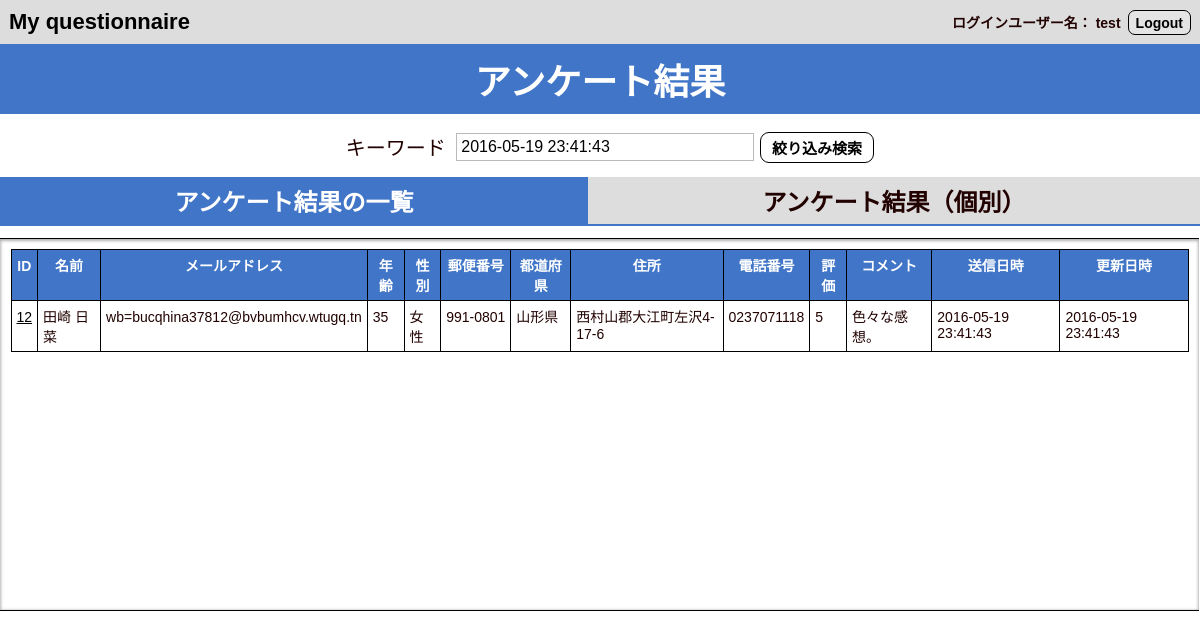
Screenshot of /8/select.php?keyword=2016-05-19 23:41:43 (signed in) with the database file from the repository.
### tables this page shows
CREATE TABLE IF NOT EXISTS `an_table` (
`id` int(12) NOT NULL,
  `name` varchar(64) NOT NULL,
  `mail` varchar(128) NOT NULL,
  `age` tinyint(3) unsigned NOT NULL COMMENT '年齢',
  `sex` enum('男性','女性','無回答','') NOT NULL,
  `postal_1` varchar(10) NOT NULL,
  `postal_2` varchar(10) NOT NULL,
  `region` varchar(10) NOT NULL,
  `address` varchar(128) NOT NULL,
  `tel` varchar(20) NOT NULL,
  `rating` tinyint(1) unsigned NOT NULL,
  `comments` text NOT NULL,
  `date` datetime NOT NULL,
  `date_updated` datetime NOT NULL
);

### 8/lib/h.php (called while the page is built)
<?php
function h($var)
{
  if (is_array($var)) {
    return array_map('h', $var);
  } else {
    return htmlspecialchars($var, ENT_QUOTES, 'UTF-8');
  }
}

### 8/select.php (the view, shortened to what this page needs)
<?php
require_once './login.php';
?>
<?php
$dataHtmlArray = [];
require_once './lib/connectdb.php';
$keyword = "";
if (!isset($_GET["keyword"])) {
    $stmt = $pdo->prepare("SELECT * FROM an_table ORDER BY id DESC LIMIT 5");
} else {
    $keyword = $_GET["keyword"];
    $stmt = $pdo->prepare("SELECT * FROM an_table WHERE concat(id, name, mail, age, sex, postal_1, postal_2, region, address, tel, rating, comments, date, date_updated) LIKE ? ESCAPE '!' ORDER BY id DESC");
    $stmt->bindValue(1, '%' . preg_replace('/(?=[!_%])/', '!', $keyword) . '%', PDO::PARAM_STR);
}
$flag = $stmt->execute();
if ($flag == false) {
    $view = "SQLエラー";
} else {
    while ($result = $stmt->fetch(PDO::FETCH_ASSOC)) {
        $array = [$result['id'], $result['name'], $result['mail'], $result['age'], $result['sex'], $result['postal_1'], $result['postal_2'], $result['region'], $result['address'], $result['tel'], $result['rating'], $result['comments'], $result['date'], $result['date_updated']];
        list($id, $name, $mail, $age, $sex, $postal_1, $postal_2, $region, $address, $tel, $rating, $comments, $date, $date_updated) = $array;
        $dataRowHtml_item = '<td class="id"><a class="updateLink" href="detail.php?id=' . $id . '">' . $id . '</a><td class="name">' . $name . '</td><td class="mail">' . $mail . '</td><td class="age">' . $age . '</td><td class="sex">' . $sex . '</td><td class="postal">' . $postal_1 . '-' . $postal_2 . '</td><td class="region">' . $region . '</td><td class="address">' . $address . '</td><td class="tel">' . $tel . '</td><td class="rating">' . $rating . '</td><td class="comments">' . $comments . '</td><td class="date">' . $date . '</td><td class="date_updated">' . $date_updated . '</td>';
        $dataRowHtml = '<tr>' . $dataRowHtml_item . '</tr>';
        $dataHtmlArray[] = $dataRowHtml;
    }
}
$dataHtmlArrayString = implode("\n", $dataHtmlArray);
?>
<!DOCTYPE HTML>
<html lang="ja">
    <head>
        <link rel="stylesheet" href="css/reset.css">
        <link rel="stylesheet" href="css/common.css">
    </head>
    <body>
        <header class="headerGlobal">
            <div class="top"><a href="./">My questionnaire</a></div>
            <div class="userMenu">
                ログインユーザー名：
                <?=h($_SESSION['username']);?>
                <div class="button" id="loginButton"><a href="./logout.php">Logout</a></div>
            </div>
        </header>
        <h1>アンケート結果</h1>
        <form id = "searchForm" name="searchForm" action="./select.php" method="get">
            <p>
            <span class="itemName">キーワード</span>
                <span class="itemBody"><input id="keywordBox" type="text" name="keyword" size="20" value="<?=h($keyword);?>"></span>
            <input class="active smallSubmit" type="submit" name="search" value="絞り込み検索">
            </p>
        </form>
        <main>
            <ul class="sectionTabs">
                <li class="resultTitle activeTitle">アンケート結果の一覧</li>
                <li class="resultTitle">アンケート結果（個別）</li>
            </ul>
            <section id="rowData" class="resultBody activeResult">
                <div id="resultTable" class="scroll_div">
                    <table data-fixedhead="rows:1; cols:1">
                    <thead><tr><th>ID</th><th>名前</th><th>メールアドレス</th><th>年齢</th><th>性別</th><th>郵便番号</th><th>都道府県</th><th>住所</th><th>電話番号</th><th>評価</th><th>コメント</th><th>送信日時</th><th>更新日時</th></tr></thead>
                    <tbody>
                    <?=$dataHtmlArrayString?>
                    </tbody>
                    </table>
                </div>
            </section>
        </main>
    </body>
</html>

### 8/css/common.css (style rules this page uses)
body { background-color: #fff; margin: 0; padding: 0; text-align: center; font-size: 18px; -webkit-font-smoothing: antialiased; font: 18px 'Lucida Grande', 'Lucida Sans Unicode', 'Hiragino Kaku Gothic Pro', 'ヒラギノ角ゴ Pro W3', メイリオ, Meiryo, 'ＭＳ Ｐゴシック', Helvetica, Arial, Verdana, sans-serif; }
.headerGlobal { font-size: 18px; font-weight: bold; padding: 0.5em; background: #ddd; text-align: left; display: flex; flex-direction: row; flex-wrap: wrap; justify-content:space-between; align-items: center; align-content: flex-start; }
.top { font-size: 22px; font-weight: bold; }
.userMenu { display: flex; flex-direction: row; flex-wrap: wrap; justify-content:flex-end; align-items: center; align-content: flex-start; }
.userMenu .button { margin-left: 0.5em; }
h1 { font-size: 36px; padding: 0.25em; background: #4075c7; color: #fff; margin-bottom: 0.5em; }
main { text-align: center; display: flex; -webkit-flex-direction: column; flex-direction: column; -webkit-flex-wrap: wrap; flex-wrap: wrap; -webkit-justify-content: center; justify-content: center; }
form { margin: auto; }
form p { font-size: 20px; vertical-align: top; }
.itemName { display: inline-block; width: 6em; text-align: right; vertical-align: top; padding-right: 0.25em; }
.itemBody { display: inline-block; text-align: left; }
input, textarea, select { color: #000; }
input[type="email"], input[type="password"], input[type="text"], input[type="tel"], input[type="number"], textarea, label, select { font-size: 16px; padding: 0.25em; }
input[type="email"], input[type="password"], input[type="text"], input[type="tel"], textarea { width: 18em; }
input[type="submit"] { font-size: 24px; font-weight: bold; padding: 0.25em 0.75em; border-radius: 0.6em; cursor: pointer; }
input[type="submit"].active { color: #000; background: #fff; }
.active { color: #666; border: 1px solid #000; }
input[type="submit"].smallSubmit { font-size: 15px; }
.button { border: 1px solid #000; cursor: pointer; padding: 0.25em 0.5em; border-radius: 0.5em; background: hsla(0, 0%, 100%, 0.2); font-weight: bold; }
#loginButton a { margin: 0.25em -0.5em; padding: 0.25em 0.5em; border-radius: 0.5em; }
#rowData { margin: 0; }
.sectionTabs { display: flex; flex-direction: row; flex-wrap: wrap; justify-content:space-between; align-items: center; align-content: flex-start; padding: 0; }
.resultTitle { flex-grow:1; cursor: pointer; background: #ddd; font-size: 24px; font-weight: bold; margin-bottom: 0.5em; border-bottom: 2px solid #4075c7; padding: 0.25em; }
.activeTitle { color: #fff; background: #4075c7; }
.activeResult { display: block; }
.resultBody { display: none; }
.activeResult { display: flex; flex-direction: row; flex-wrap: wrap; justify-content:flex-start; align-items: flex-start; align-content: flex-start; }
#searchForm { margin-top: 0.5em; margin-bottom: 1em; }
#resultTable { height: 25em; overflow: auto; background: #fff; padding: 0.75em 0.75em; border-top: 1px solid #000; border-bottom: 1px solid #000; box-shadow: 0px 1px 3px 1px rgba(0, 0, 0, 0.3) inset; -moz-box-shadow: 0px 1px 3px 1px rgba(0, 0, 0, 0.3) inset; -webkit-box-shadow: 0px 1px 3px 1px rgba(0, 0, 0, 0.3) inset; text-align: center; }
table { border: 1px solid #000; margin: auto; }
td, th { border: 1px solid #000; padding: 5px; }
th { background: #4075c7; color: #fff; }
td { text-align: left; }
.updateLink { text-decoration: underline; }
.scroll_div { overflow: auto; }

### rows the page displays
an_table: id "12", name "田崎 日菜", mail "wb=bucqhina37812@bvbumhcv.wtugq.tn", age "35", sex "女性", postal_1 "991", postal_2 "0801", region "山形県", address "西村山郡大江町左沢4-17-6", tel "0237071118", rating "5", comments "色々な感想。", date "2016-05-19 23:41:43", date_updated "2016-05-19 23:41:43"

### other values shown
$_SESSION['username'] "test"
